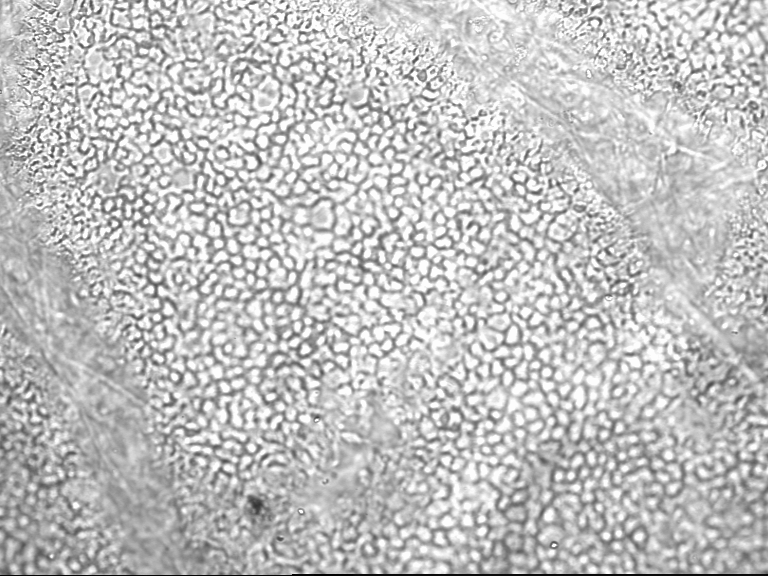
#> input picture data/cornee.png, 768 x 576 px
$ python application.py
#> lines starting #> are read from the running program, lines starting #| are printed output that depends on the picture
### src/utils/path_utils.py
#!/usr/bin/env python3
# -*- coding: utf-8 -*-
"""
Path_utils

Module for image processing operations.

Author: Oussama GUELFAA
Date: 01-04-2025
"""

"""
Utility functions for handling file paths.
"""

import os

def get_project_root():
    """
    Get the absolute path to the project root directory.

    Returns:
        str: The absolute path to the project root directory.
    """
    # The project root is two directories up from this file
    current_dir = os.path.dirname(os.path.abspath(__file__))
    project_root = os.path.dirname(os.path.dirname(current_dir))
    return project_root

def get_data_path(filename):
    """
    Get the absolute path to a file in the data directory.

    Args:
        filename (str): The name of the file in the data directory.

    Returns:
        str: The absolute path to the file.
    """
    return os.path.join(get_project_root(), 'data', filename)

# [12 lines left out: function ensure_output_dir, not called in this run]

### examples/application.py
"""
Application de filtrage dans le domaine fréquentiel pour l'analyse de structures cellulaires

Ce script démontre comment utiliser la transformée de Fourier et le filtrage gaussien
pour analyser les motifs périodiques dans une image de cornée. Cette technique permet
d'identifier les fréquences dominantes qui correspondent à la taille et à l'espacement
des cellules dans l'image.
"""

import matplotlib.pyplot as plt
from skimage.io import imread
from skimage.util import img_as_float
from skimage.filters import gaussian
import numpy as np
import os
import sys

# Add the project root to the Python path
sys.path.append(os.path.dirname(os.path.dirname(os.path.abspath(__file__))))

# Import the path utility functions
from src.utils.path_utils import get_data_path

# Chargement de l'image de la cornée et conversion en niveaux de gris
cornea = img_as_float(imread(get_data_path('cornee.png'), as_gray=True))
#> cornea: shape (576, 768) float64; min 0, max 0.992, mean 0.755

# Calcul de la transformée de Fourier pour passer dans le domaine fréquentiel
fft = np.fft.fft2(cornea)  # Transformée de Fourier 2D
fft_shift = np.fft.fftshift(fft)  # Déplacement des basses fréquences au centre
amplitude = np.abs(fft_shift)  # Extraction de l'amplitude du spectre

# Application d'un filtre gaussien sur le spectre d'amplitude
# Ce filtrage permet de lisser le spectre et de mieux visualiser les pics de fréquence
blurred = gaussian(amplitude, sigma=5)
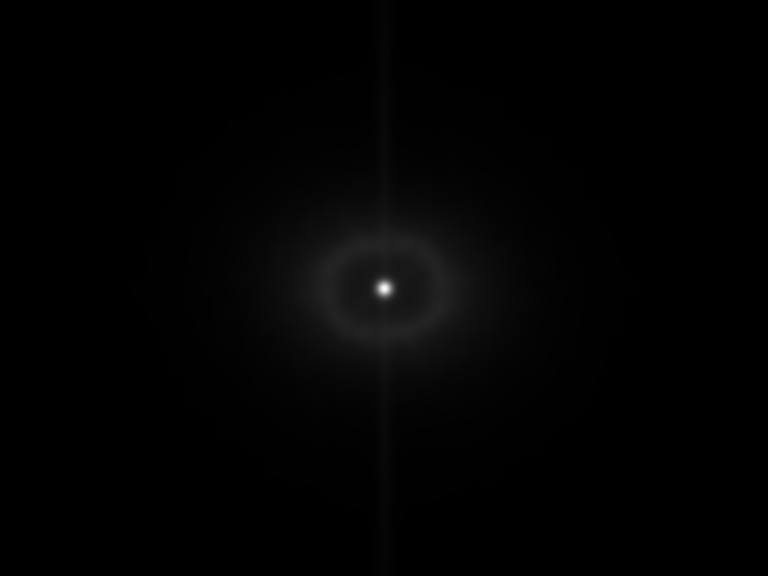
#> blurred: shape (576, 768) float64; min 2.84, max 3143.1, mean 38.2; drawn with min black and max white

# Visualisation des résultats
plt.figure(figsize=(10, 5))

# Affichage du spectre d'amplitude filtré (en échelle logarithmique pour mieux voir les détails)
plt.subplot(1, 2, 1)
plt.imshow(np.log(1 + blurred), cmap='gray')
plt.title('Spectre d\'amplitude filtré')
plt.axis('off')

# Affichage d'une coupe horizontale au milieu du spectre
# Cela permet de visualiser les pics de fréquence qui correspondent aux structures périodiques
plt.subplot(1, 2, 2)
midY = blurred.shape[0] // 2  # Ligne centrale de l'image
#> midY = 288
plt.plot(np.log(1 + blurred[midY, :]))
plt.title('Observation des pics et fréquences cellulaires')

plt.tight_layout()
plt.show()
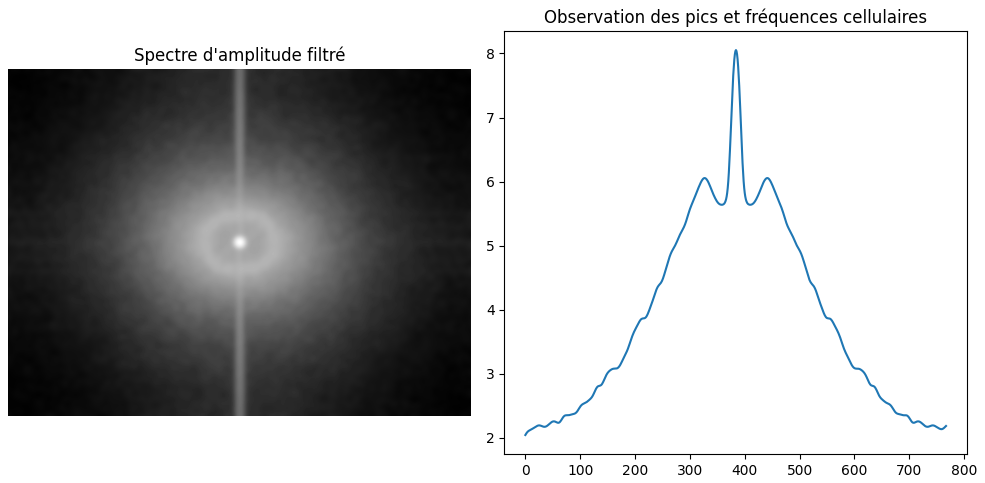
#> figure drawn by matplotlib, 2 panels; panel 2: curve peaks at x = 384, y = 8.05
